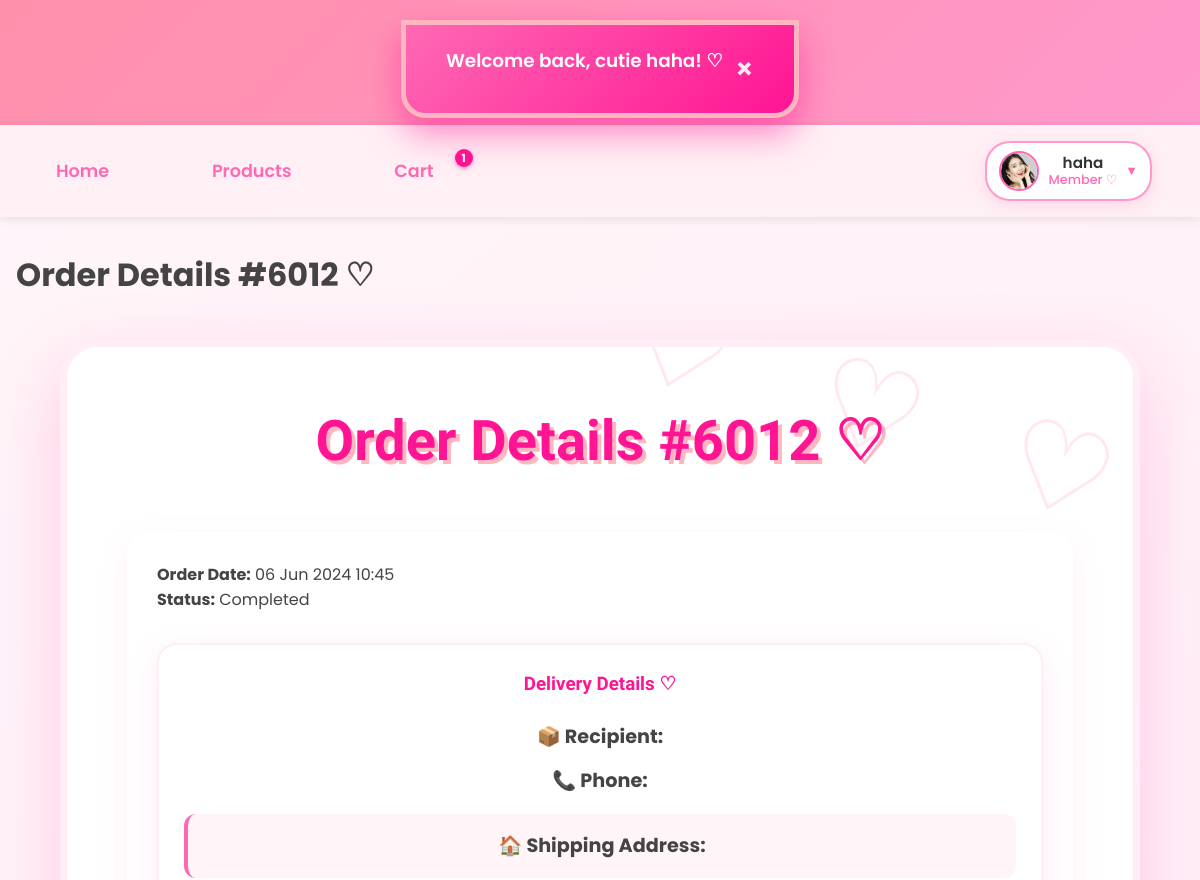
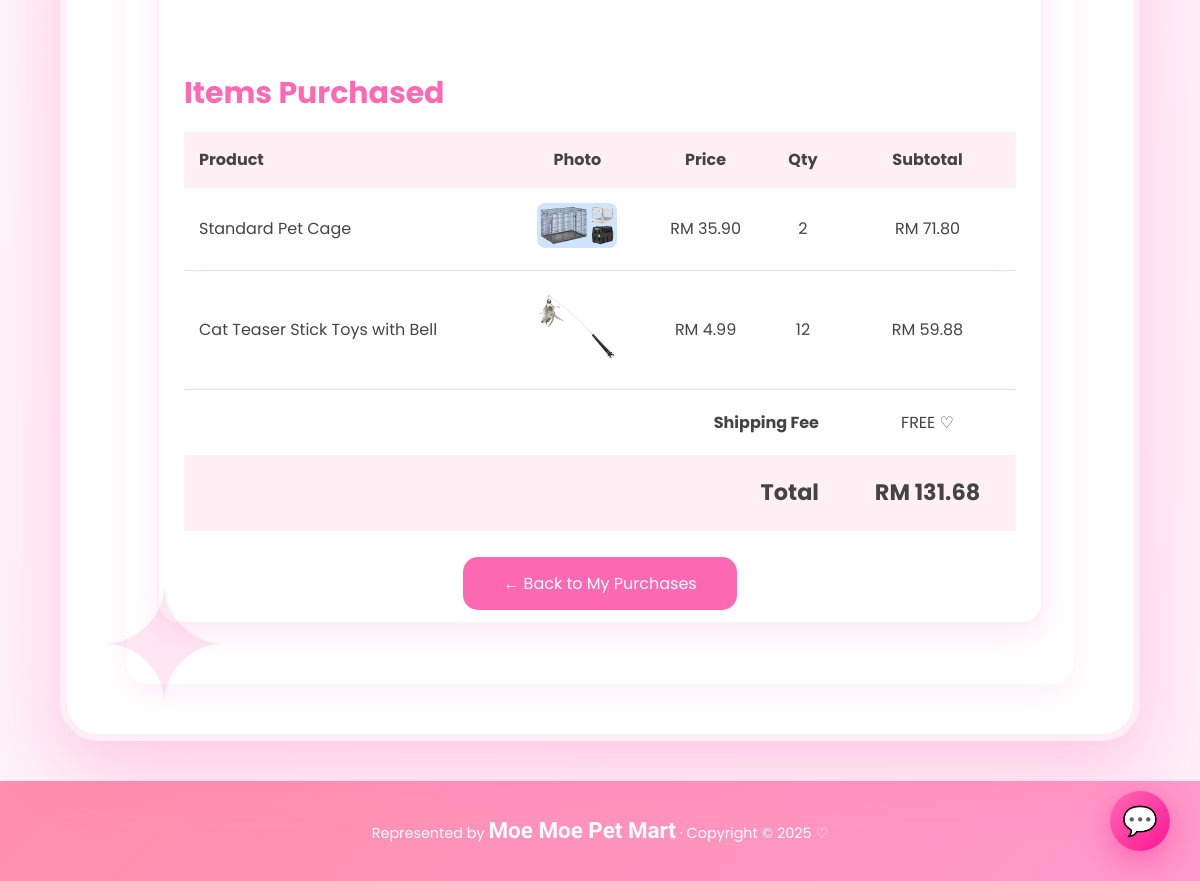
The app's page /member/order_detail.php?id=6012 (signed in) with its own data (2 pictures, top to bottom).
### tables this page shows
CREATE TABLE `users` (
  `id` int(11) NOT NULL,
  `username` varchar(50) NOT NULL,
  `email` varchar(100) NOT NULL,
  `phone` varchar(20) NOT NULL,
  `home_address` varchar(255) NOT NULL,
  `password` varchar(255) NOT NULL,
  `reset_token` varchar(255) DEFAULT NULL,
  `reset_token_expiry` datetime DEFAULT NULL,
  `role` enum('member','admin') NOT NULL DEFAULT 'member',
  `created_at` datetime DEFAULT current_timestamp(),
  `profile_pic` varchar(255) DEFAULT NULL,
  `locked` tinyint(1) DEFAULT 0,
  `lock_reason` varchar(255) DEFAULT NULL,
  `locked_at` datetime DEFAULT NULL
);

CREATE TABLE `orders` (
  `order_id` int(11) NOT NULL,
  `user_id` int(11) NOT NULL,
  `shipping_address` text DEFAULT NULL,
  `recipient_name` varchar(100) NOT NULL,
  `recipient_phone` varchar(20) NOT NULL,
  `total_amount` decimal(10,2) NOT NULL,
  `shipping_fee` decimal(10,2) DEFAULT 0.00,
  `shipping_region` varchar(20) DEFAULT NULL,
  `payment_method` varchar(50) DEFAULT NULL,
  `card_last4` varchar(4) DEFAULT NULL,
  `qr_code` text DEFAULT NULL,
  `qr_generated_at` datetime DEFAULT NULL,
  `order_date` datetime NOT NULL DEFAULT current_timestamp(),
  `order_status` varchar(50) DEFAULT 'Pending Payment',
  `status` enum('Pending Payment','To Ship','Shipped','Completed','Cancelled','Return/Refund') NOT NULL DEFAULT 'Pending Payment',
  `return_reason` varchar(255) DEFAULT NULL,
  `voucher_code` varchar(50) DEFAULT NULL,
  `discount_amount` decimal(10,2) DEFAULT 0.00
);

CREATE TABLE `order_items` (
  `item_id` int(11) NOT NULL,
  `order_id` int(11) NOT NULL,
  `product_id` int(11) NOT NULL,
  `quantity` int(11) NOT NULL,
  `unit_price` decimal(10,2) NOT NULL
);

CREATE TABLE `product` (
  `product_id` int(11) NOT NULL,
  `product_code` varchar(20) NOT NULL,
  `product_name` varchar(200) NOT NULL,
  `description` text DEFAULT NULL,
  `price` decimal(10,2) NOT NULL,
  `stock_quantity` int(11) DEFAULT 0,
  `category_id` int(11) NOT NULL,
  `is_active` tinyint(1) DEFAULT 1,
  `created_at` datetime DEFAULT current_timestamp(),
  `updated_at` datetime DEFAULT current_timestamp() ON UPDATE current_timestamp(),
  `photo_name` varchar(255) NOT NULL,
  `average_rating` decimal(3,2) DEFAULT 0.00,
  `review_count` int(11) DEFAULT 0
);

### _base.php (called while the page is built, shortened)
<?php
function req($key, $value = null) {
    $value = $_REQUEST[$key] ?? $value;
    return is_array($value) ? array_map('trim', $value) : trim($value);
}
function temp($key, $value = null) {
    if ($value !== null) {
        $_SESSION["temp_$key"] = $value;
    }
    else {
        $value = $_SESSION["temp_$key"] ?? null;
        return $value;
    }
}
function is_login() {
    return isset($_SESSION['user']) && !empty($_SESSION['user']);
}
function username() {
    return $_SESSION['user'] ?? null;
}
function user_role() {
    return $_SESSION['role'] ?? null;
}
function current_user() {
    global $_db;
    $stm = $_db->prepare("SELECT * FROM users WHERE username = ?");
    $stm->execute([username()]);
    return $stm->fetch();
}
function encode($value) {
    return htmlentities($value);
}
?>

### member/order_detail.php (the view, shortened to what this page needs)
<?php
require '../_base.php';
$id = req('id');
$stm = $_db->prepare('SELECT * FROM orders WHERE order_id = ? AND user_id = ?');
$stm->execute([$id, current_user()->id]);
$o = $stm->fetch();
$stm_refresh = $_db->prepare('SELECT order_status, payment_method, card_last4 FROM orders WHERE order_id = ?');
$stm_refresh->execute([$id]);
$refresh = $stm_refresh->fetch();
$o->order_status = $refresh->order_status;
$stm_items = $_db->prepare('
    SELECT oi.*, p.product_name, p.photo_name
    FROM order_items oi
    JOIN product p ON oi.product_id = p.product_id
    WHERE oi.order_id = ?
');
$stm_items->execute([$id]);
$items = $stm_items->fetchAll();
$_title = 'Order Details #' . $id . ' ♡';
include '../_head.php';
?>
<div class="container" style="max-width:900px; margin:40px auto;">
    <h2 style="text-align:center; color:#ff69b4;">Order Details #<?= $id ?> ♡</h2>
    <div style="background:white; padding:30px; border-radius:20px; box-shadow:0 10px 30px rgba(255,105,180,0.1);">
        <p><strong>Order Date:</strong> <?= date('d M Y H:i', strtotime($o->order_date)) ?></p>
        <p><strong>Status:</strong> <?= $o->order_status ?></p>
        <div style="background:#fff; padding:25px; border-radius:20px; margin:30px 0; border:2px solid #ffeef8; box-shadow:0 10px 30px rgba(255,105,180,0.15);">
        <h3 style="color:#ff1493; text-align:center; margin-bottom:20px; font-family:'Kalam', cursive;">Delivery Details ♡</h3>
        <div style="text-align:center; font-size:1.2rem; line-height:1.8;">
            <p style="margin:10px 0;">
                <strong>📦 Recipient:</strong> <?= encode($o->recipient_name) ?>
            </p>
            <p style="margin:10px 0;">
                <strong>📞 Phone:</strong> <?= encode($o->recipient_phone) ?>
            </p>
            <p style="margin:15px 0; padding:15px; background:#fff5f9; border-radius:12px; border-left:4px solid #ff69b4;">
                <strong>🏠 Shipping Address:</strong><br>
            </p>
        </div>
        <br>
        <h3 style="margin:30px 0 15px; color:#ff69b4; font-size:30px;">Items Purchased</h3>
        <table style="width:100%; border-collapse:collapse;">
            <tr style="background:#fff0f5;">
                <th style="padding:15px; text-align:left;">Product</th>
                <th style="padding:15px; text-align:center;">Photo</th>
                <th style="padding:15px; text-align:center;">Price</th>
                <th style="padding:15px; text-align:center;">Qty</th>
                <th style="padding:15px; text-align:center;">Subtotal</th>
            </tr>
            <?php foreach ($items as $i):
                $subtotal = $i->unit_price * $i->quantity;
            ?>
                <tr style="border-bottom:1px solid #ffd4e4;">
                    <td style="padding:15px; text-align:left;"><?= encode($i->product_name) ?></td>
                    <td style="padding:15px; text-align:center;"><img src="/admin/uploads/products/<?= $i->photo_name ?>" style="width:80px; border-radius:8px;"></td>
                    <td style="padding:15px; text-align:center;">RM <?= number_format($i->unit_price, 2) ?></td>
                    <td style="padding:15px; text-align:center;"><?= $i->quantity ?></td>
                    <td style="padding:15px; text-align:center;">RM <?= number_format($subtotal, 2) ?></td>
                </tr>
            <?php endforeach; ?>
                    <tr>
                        <td colspan="4" style="padding:20px; text-align:right;"><strong>Shipping Fee</strong></td>
                        <td style="padding:20px; text-align:center;">
                            <?= $o->shipping_fee == 0 ? 'FREE ♡' : 'RM ' . number_format($o->shipping_fee, 2) ?>
                        </td>
                    </tr>
            <tr style="background:#fff0f5; font-size:1.4rem;">
                <td colspan="4" style="padding:20px; text-align:right;"><strong>Total</strong></td>
                <td style="padding:20px; text-align:center;"><strong>RM <?= number_format($o->total_amount, 2) ?></strong></td>
            </tr>
        </table>
        <div style="text-align:center; margin-top:40px;">
            <a href="/member/my_purchase.php" style="padding:15px 40px; background:#ff69b4; color:white; text-decoration:none; border-radius:15px;">
                ← Back to My Purchases
            </a>
        </div>
    </div>
</div>
<?php include '../_foot.php'; ?>

### _head.php (shortened to what this page needs)
<?php
    require_once '_base.php';
?>
<!DOCTYPE html>
<html lang="en">
<head>
    <link rel="stylesheet" href="/css/app.css">
    <link rel="stylesheet" href="https://unpkg.com/dropzone@5/dist/min/dropzone.min.css">
</head>
<body data-flash="<?= encode(temp('info')) ?>">
    <div id="moe-flash"></div>
    <header>
        <h1><a href="/">MoeMoepet Mart</a></h1>
    </header>
    <nav>
    <div class="nav-left">
    <a href="/">Home</a>
    <a href="/member/products.php">Products</a>
    <a href="/member/cart.php" class="cart-link">
        Cart
        <?php
        $cart_count = 0;
        if (isset($_SESSION['cart'])) {
            $cart_count = array_sum(array_column($_SESSION['cart'], 'qty'));
        }
        if ($cart_count > 0): ?>
            <span class="cart-count"><?= $cart_count ?></span>
        <?php endif; ?>
    </a>
    </div>
    <div class="nav-right">
        <?php if (is_login()):
            $user = current_user();
            $displayName = encode(username());
            $roleText    = user_role() === 'admin' ? 'Admin ♛' : 'Member ♡';
            $avatar = !empty($user->profile_pic) ? '/' . $user->profile_pic : '/images/default-avatar.png';
        ?>
            <div class="user-menu">
                <div class="user-info" tabindex="0">
                    <img src="<?= $avatar ?>" alt="<?= $displayName ?>" class="user-avatar">
                    <div class="user-details">
                        <div class="user-name"><?= $displayName ?></div>
                        <div class="user-role"><?= $roleText ?></div>
                    </div>
                    <span class="dropdown-arrow">▼</span>
                </div>
            </div>
        <?php else: ?>
            <a href="/login.php" class="btn-login">Login</a>
        <?php endif; ?>
    </div>
</nav>
    <main>
        <h1><?= $_title ?? 'Untitled' ?></h1>

### records on screen
users: profile_pic (picture)
orders: order_date "06 Jun 2024 10:45", order_status "Completed", total_amount "131.68"
order_items: product.product_name "Standard Pet Cage", product.photo_name (picture), unit_price "35.90", quantity "2", subtotal "71.80"
order_items: product.product_name "Cat Teaser Stick Toys with Bell", product.photo_name (picture), unit_price "4.99", quantity "12", subtotal "59.88"

### other values on screen
$cart_count "1"
$displayName "haha"
$roleText "Member ♡"
$_title "Order Details #6012 ♡"
$id "6012"
